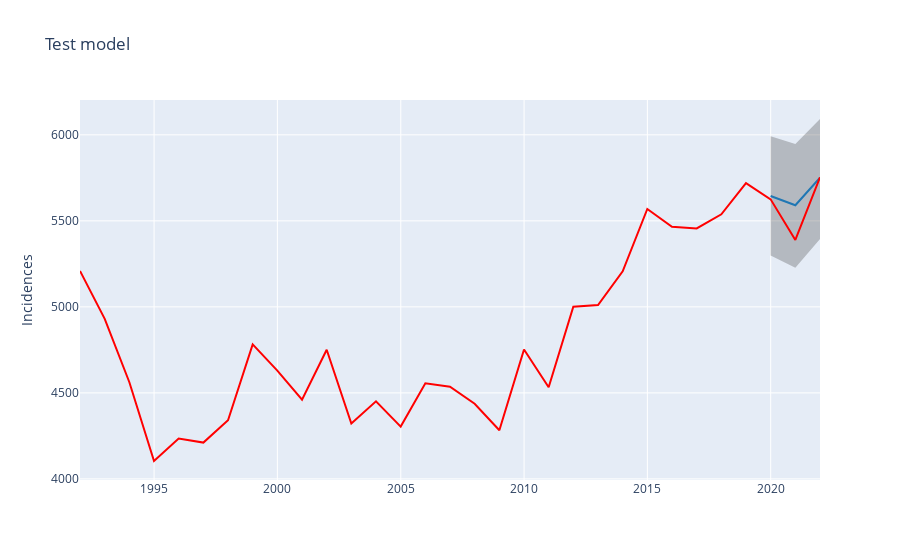

The cell this chart's notebook holds for it:
### Code cell
def show_forecast(cmp_df, num_predictions, num_values, title, width=800, height=500):

    def create_go(name, column, num, **kwargs):
        points = cmp_df.tail(num)
        args = dict(name=name, x=points.index, y=points[column], mode="lines")
        args.update(kwargs)
        return go.Scatter(**args)

    lower_bound = create_go(
        "Lower Bound",
        "yhat_lower",
        num_predictions,
        line=dict(width=0),
        marker=dict(color="gray"),
    )
    upper_bound = create_go(
        "Upper Bound",
        "yhat_upper",
        num_predictions,
        line=dict(width=0),
        marker=dict(color="gray"),
        fillcolor="rgba(68, 68, 68, 0.3)",
        fill="tonexty",
    )
    forecast = create_go(
        "Forecast", "yhat", num_predictions, line=dict(color="rgb(31, 119, 180)")
    )
    actual = create_go("Actual", "y", num_values, marker=dict(color="red"))

    data = [lower_bound, upper_bound, forecast, actual]

    layout = go.Layout(yaxis=dict(title="Incidences"), title=title, showlegend=False)
    fig = go.Figure(data=data, layout=layout)
    iplot(fig, show_link=False)

show_forecast(cmp_df, prediction_size, 31, "Test model")

### Figure 1 — Plotly figure (JSON) as saved in the notebook; plotly's stock layout.template omitted (floating-point values rounded to 4 significant figures)
{"data": [{"line": {"width": 0}, "marker": {"color": "gray"}, "mode": "lines", "name": "Lower Bound", "type": "scatter", "x": ["2019-12-31T00:00:00", "2020-12-31T00:00:00", "2021-12-31T00:00:00"], "y": [5299.0, 5227.0, 5394.0]}, {"fill": "tonexty", "fillcolor": "rgba(68, 68, 68, 0.3)", "line": {"width": 0}, "marker": {"color": "gray"}, "mode": "lines", "name": "Upper Bound", "type": "scatter", "x": ["2019-12-31T00:00:00", "2020-12-31T00:00:00", "2021-12-31T00:00:00"], "y": [5992.0, 5947.0, 6092.0]}, {"line": {"color": "rgb(31, 119, 180)"}, "mode": "lines", "name": "Forecast", "type": "scatter", "x": ["2019-12-31T00:00:00", "2020-12-31T00:00:00", "2021-12-31T00:00:00"], "y": [5644.0, 5591.0, 5751.0]}, {"marker": {"color": "red"}, "mode": "lines", "name": "Actual", "type": "scatter", "x": ["1991-12-31T00:00:00", "1992-12-31T00:00:00", "1993-12-31T00:00:00", "1994-12-31T00:00:00", "1995-12-31T00:00:00", "1996-12-31T00:00:00", "1997-12-31T00:00:00", "1998-12-31T00:00:00", "1999-12-31T00:00:00", "2000-12-31T00:00:00", "2001-12-31T00:00:00", "2002-12-31T00:00:00", "2003-12-31T00:00:00", "2004-12-31T00:00:00", "2005-12-31T00:00:00", "2006-12-31T00:00:00", "2007-12-31T00:00:00", "2008-12-31T00:00:00", "2009-12-31T00:00:00", "2010-12-31T00:00:00", "2011-12-31T00:00:00", "2012-12-31T00:00:00", "2013-12-31T00:00:00", "2014-12-31T00:00:00", "2015-12-31T00:00:00", "2016-12-31T00:00:00", "2017-12-31T00:00:00", "2018-12-31T00:00:00", "2019-12-31T00:00:00", "2020-12-31T00:00:00", "2021-12-31T00:00:00"], "y": [5209, 4930, 4562, 4104, 4235, 4211, 4341, 4782, 4629, 4461, 4751, 4322, 4451, 4304, 4556, 4536, 4437, 4283, 4752, 4533, 5001, 5011, 5207, 5569, 5466, 5456, 5538, 5719, 5625, 5389, 5753]}], "layout": {"showlegend": false, "title": {"text": "Test model"}, "yaxis": {"title": {"text": "Incidences"}}}}
